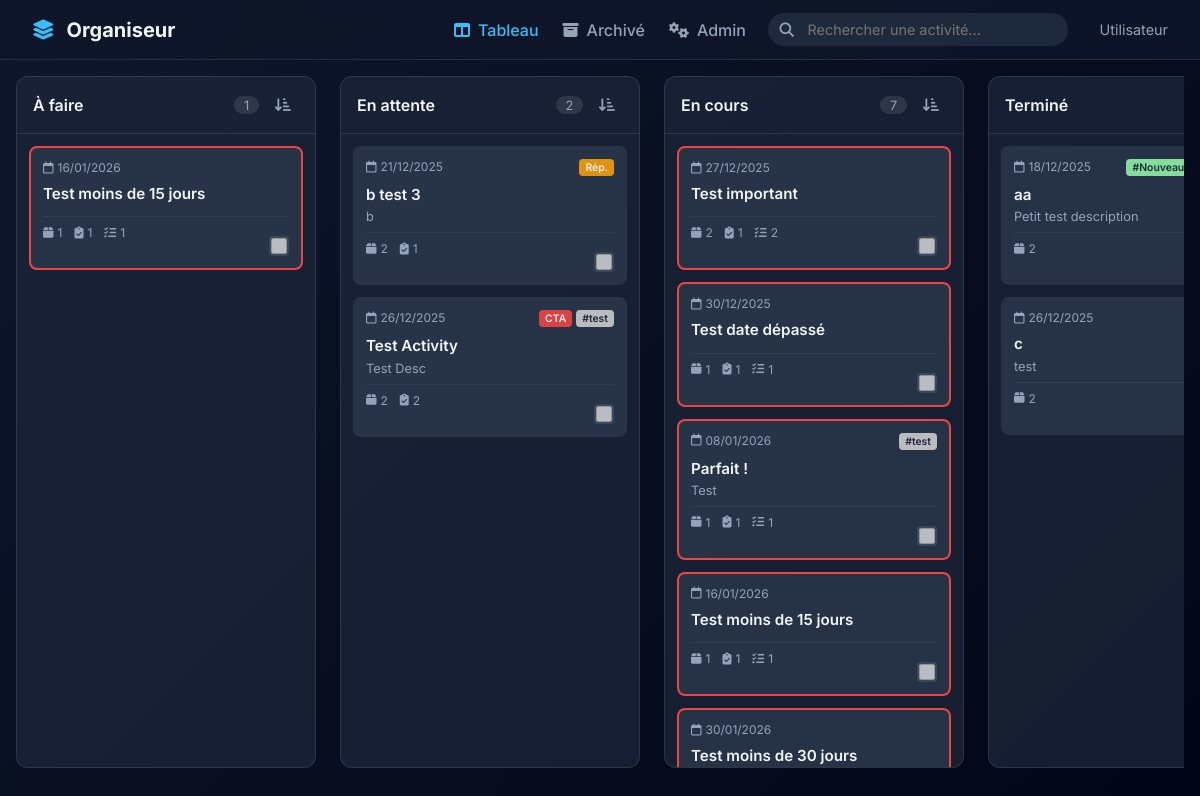
/, run on an earlier commit of the app's database.
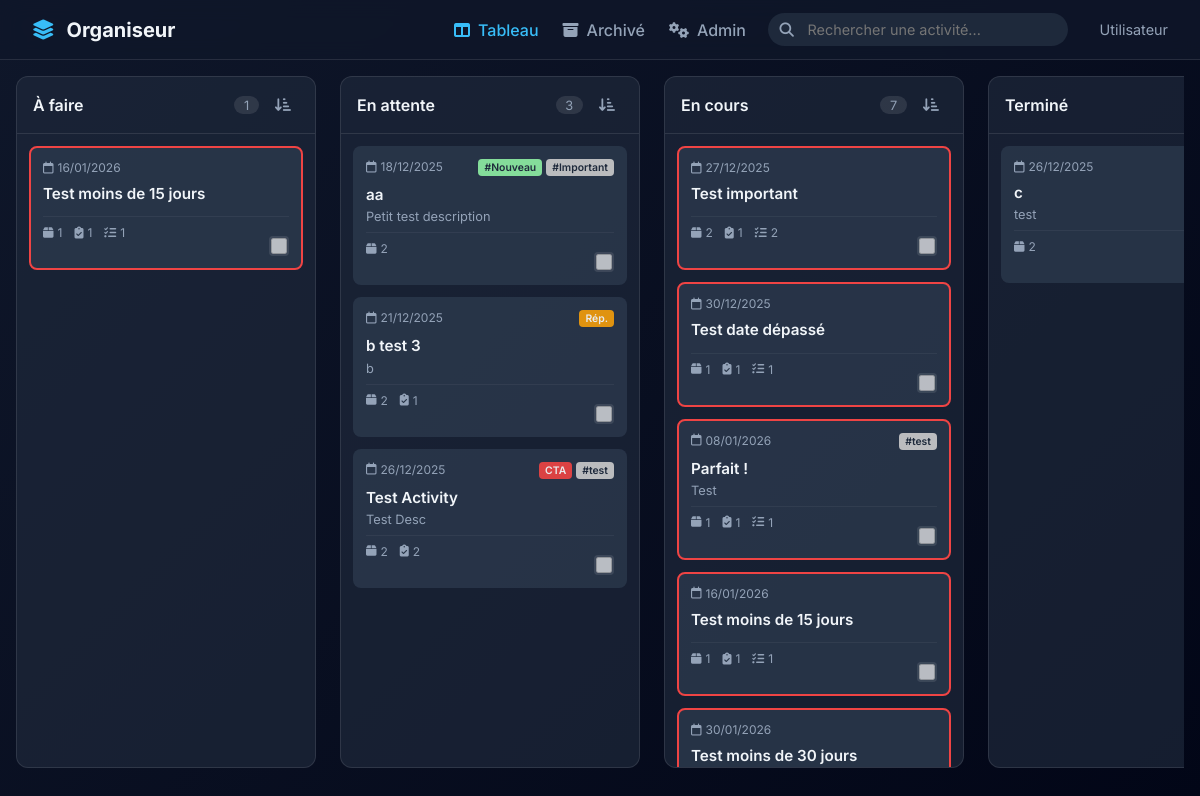
And on a later commit of the database.
### web/kanban/models.py (models this page shows, shortened)
class KanbanColumn(models.Model):
    name = models.CharField(max_length=255, unique=True, blank=True, null=True)
    order_index = models.IntegerField(default=0)
    class Meta:
        managed = False
        db_table = 'kanban_columns'
        verbose_name = "Colonne"
        verbose_name_plural = "Colonnes"
        ordering = ['order_index']

class Activity(models.Model):
    name = models.CharField(max_length=255, blank=True, null=True)
    date = models.DateField()
    description = models.TextField(blank=True, null=True)
    column = models.ForeignKey(KanbanColumn, on_delete=models.SET_NULL, blank=True, null=True, related_name='activities')
    tags = models.ManyToManyField(Tag, db_table='activity_tags', blank=True)
    class Meta:
        managed = False
        db_table = 'activities'
        verbose_name = "Activité"
        verbose_name_plural = "Activités"
        ordering = ['date']
    @property
    def urgency_class(self):
        from datetime import date, timedelta
        if not self.date:
            return ""
        today = date.today()
        if self.date < today:
            return "border-red"
        if self.date <= today + timedelta(days=15):
            return "border-orange"
        if self.date <= today + timedelta(days=30):
            return "border-yellow"
        return ""

class Scelle(models.Model):
    name = models.CharField(max_length=255, blank=True, null=True)
    info = models.TextField(blank=True, null=True)
    activity = models.ForeignKey(Activity, on_delete=models.CASCADE, blank=True, null=True, related_name='scelles')
    cta_validated = models.BooleanField(default=False)
    reparations_validated = models.BooleanField(default=False)
    reparations_details = models.TextField(blank=True, null=True)
    important_info = models.TextField(blank=True, null=True)
    tags = models.ManyToManyField(Tag, db_table='scelle_tags', blank=True)
    class Meta:
        managed = False
        db_table = 'scelles'
        verbose_name = "Scellé"
        verbose_name_plural = "Scellés"

class Tag(models.Model):
    name = models.CharField(max_length=255, unique=True, blank=True, null=True)
    color = models.CharField(max_length=20, default="#CCCCCC")
    class Meta:
        managed = False
        db_table = 'tags'
        verbose_name = "Tag"
        verbose_name_plural = "Tags"

### web/kanban/views.py (the view)
# urls.py: path('', views.board, name='board'),
def board(request):
    columns = KanbanColumn.objects.exclude(name='Archivé').order_by('order_index')
    columns_data = []
    for col in columns:
        if col.name == "Traitements":
            activities = Activity.objects.filter(
                Q(column=col) |
                (
                    Q(column__name="En cours") &
                    Q(scelles__traitements__done=False) &
                    Q(scelles__cta_validated=False) &
                    Q(scelles__reparations_validated=False)
                )
            ).prefetch_related('tags', 'scelles').distinct().annotate(
                pending_traitements=Count('scelles__traitements', filter=Q(scelles__traitements__done=False)),
                pending_taches=Count('scelles__taches', filter=Q(scelles__taches__done=False)),
                has_cta=Exists(Scelle.objects.filter(activity=OuterRef('pk'), cta_validated=True)),
                has_reparations=Exists(Scelle.objects.filter(activity=OuterRef('pk'), reparations_validated=True))
            ).order_by('date')
        elif col.name == "Tâches":
            activities = Activity.objects.filter(
                Q(column=col) |
                (
                    Q(column__name="En cours") &
                    Q(scelles__taches__done=False) &
                    Q(scelles__cta_validated=False) &
                    Q(scelles__reparations_validated=False)
                )
            ).prefetch_related('tags', 'scelles').distinct().annotate(
                pending_traitements=Count('scelles__traitements', filter=Q(scelles__traitements__done=False)),
                pending_taches=Count('scelles__taches', filter=Q(scelles__taches__done=False)),
                has_cta=Exists(Scelle.objects.filter(activity=OuterRef('pk'), cta_validated=True)),
                has_reparations=Exists(Scelle.objects.filter(activity=OuterRef('pk'), reparations_validated=True))
            ).order_by('date')
        elif col.name == "CTA":
            activities = Activity.objects.filter(
                Q(column=col) |
                (Q(column__name="En cours") & Q(scelles__cta_validated=True))
            ).prefetch_related('tags', 'scelles').distinct().annotate(
                pending_traitements=Count('scelles__traitements', filter=Q(scelles__traitements__done=False)),
                pending_taches=Count('scelles__taches', filter=Q(scelles__taches__done=False)),
                has_cta=Exists(Scelle.objects.filter(activity=OuterRef('pk'), cta_validated=True)),
                has_reparations=Exists(Scelle.objects.filter(activity=OuterRef('pk'), reparations_validated=True))
            ).order_by('date')
        elif col.name == "Réparations":
            activities = Activity.objects.filter(
                Q(column=col) |
                (Q(column__name="En cours") & Q(scelles__reparations_validated=True))
            ).prefetch_related('tags', 'scelles').distinct().annotate(
                pending_traitements=Count('scelles__traitements', filter=Q(scelles__traitements__done=False)),
                pending_taches=Count('scelles__taches', filter=Q(scelles__taches__done=False)),
                has_cta=Exists(Scelle.objects.filter(activity=OuterRef('pk'), cta_validated=True)),
                has_reparations=Exists(Scelle.objects.filter(activity=OuterRef('pk'), reparations_validated=True))
            ).order_by('date')
        elif col.name == "En attente":
            activities = Activity.objects.filter(
                Q(column=col) |
                (
                    Q(column__name="En cours") &
                    (Q(scelles__cta_validated=True) | Q(scelles__reparations_validated=True))
                )
            ).prefetch_related('tags', 'scelles').distinct().annotate(
                pending_traitements=Count('scelles__traitements', filter=Q(scelles__traitements__done=False)),
                pending_taches=Count('scelles__taches', filter=Q(scelles__taches__done=False)),
                has_cta=Exists(Scelle.objects.filter(activity=OuterRef('pk'), cta_validated=True)),
                has_reparations=Exists(Scelle.objects.filter(activity=OuterRef('pk'), reparations_validated=True))
            ).order_by('date')
        elif col.name == "En cours":
            activities = Activity.objects.filter(
                (
                    Q(column=col) &
                    ~Q(scelles__cta_validated=True) &
                    ~Q(scelles__reparations_validated=True)
                ) |
                (
                    (Q(scelles__traitements__done=False) | Q(scelles__taches__done=False)) &
                    Q(scelles__cta_validated=False) &
                    Q(scelles__reparations_validated=False) &
                    ~Q(column__name__in=['Terminé', 'Archivé', 'En attente'])
                )
            ).prefetch_related('tags', 'scelles').distinct().annotate(
                pending_traitements=Count('scelles__traitements', filter=Q(scelles__traitements__done=False)),
                pending_taches=Count('scelles__taches', filter=Q(scelles__taches__done=False)),
                has_cta=Exists(Scelle.objects.filter(activity=OuterRef('pk'), cta_validated=True)),
                has_reparations=Exists(Scelle.objects.filter(activity=OuterRef('pk'), reparations_validated=True))
            ).order_by('date')
        else:
            activities = Activity.objects.filter(column=col).prefetch_related('tags', 'scelles').annotate(
                pending_traitements=Count('scelles__traitements', filter=Q(scelles__traitements__done=False)),
                pending_taches=Count('scelles__taches', filter=Q(scelles__taches__done=False)),
                has_cta=Exists(Scelle.objects.filter(activity=OuterRef('pk'), cta_validated=True)),
                has_reparations=Exists(Scelle.objects.filter(activity=OuterRef('pk'), reparations_validated=True))
            ).order_by('date')
        columns_data.append({
            'column': col,
            'activities': activities
        })
    context = {
        'columns_data': columns_data,
        'page_title': "Tableau de Bord"
    }
    return render(request, 'kanban/board.html', context)

### web/kanban/templates/kanban/board.html (shortened to what this page needs)
{% extends 'kanban/base.html' %}
{% block content %}
<div class="board-container">
    {% for col_data in columns_data %}
    <div class="kanban-column" data-id="{{ col_data.column.id }}">
        <div class="column-header">
            <div style="display: flex; justify-content: space-between; align-items: center; width: 100%;">
                <h2>{{ col_data.column.name }}</h2>
                <div style="display: flex; gap: 8px; align-items: center;">
                    <span class="count">{{ col_data.activities|length }}</span>
                    <div class="sort-dropdown">
                        <button class="sort-btn" onclick="toggleSortMenu(this)">
                            <i class="fa-solid fa-arrow-down-short-wide"></i>
                        </button>
                    </div>
                </div>
            </div>
        </div>
        <div class="column-body">
            {% for activity in col_data.activities %}
            {% if col_data.column.name == 'En attente' or col_data.column.name == 'Terminé' or col_data.column.name ==             'CTA' %}
            {% include "kanban/card_snippet.html" with activity=activity hide_urgency=True %}
            {% else %}
            {% include "kanban/card_snippet.html" with activity=activity %}
            {% endif %}
            {% endfor %}
        </div>
    </div>
    {% endfor %}
</div>
{% endblock %}

### web/kanban/templates/kanban/base.html (shortened to what this page needs)
{% load static %}
<!DOCTYPE html>
<html lang="fr">
<head>
    <link rel="stylesheet" href="https://cdnjs.cloudflare.com/ajax/libs/font-awesome/6.4.0/css/all.min.css">
    <link rel="stylesheet" href="{% static 'kanban/css/style.css' %}?v=1.1">
</head>
<body>
    <div class="app-container">
        <header class="main-header">
            <div class="logo">
                <i class="fa-solid fa-layer-group"></i>
                <h1>Organiseur</h1>
            </div>
            <nav class="main-nav">
                <a href="{% url 'kanban:board' %}"
                    class="nav-item {% if request.resolver_match.url_name == 'board' %}active{% endif %}"><i
                        class="fa-solid fa-table-columns"></i> Tableau</a>
                <a href="{% url 'kanban:archives' %}"
                    class="nav-item {% if request.resolver_match.url_name == 'archives' %}active{% endif %}"><i
                        class="fa-solid fa-box-archive"></i> Archivé</a>
                <a href="/admin/" class="nav-item"><i class="fa-solid fa-gears"></i> Admin</a>
            </nav>
            <div class="search-container">
                <input type="text" id="global-search" placeholder="Rechercher une activité...">
            </div>
            <div class="user-profile">
                <span>{{ user.username|default:"Utilisateur" }}</span>
            </div>
        </header>
        <main class="main-content">
            {% block content %}{% endblock %}
        </main>
    </div>
</body>
</html>

### web/kanban/templates/kanban/card_snippet.html (shortened to what this page needs)
<div class="activity-card {% if not hide_urgency %}{{ activity.urgency_class }}{% endif %}" data-id="{{ activity.id }}"
    data-name="{{ activity.name }}" data-date="{{ activity.date|date:'Y-m-d' }}">
    <div class="card-header">
        <span class="date"><i class="fa-regular fa-calendar"></i> {{ activity.date|date:"d/m/Y" }}</span>
        {% if activity.tags.all or activity.has_cta > 0 or activity.has_reparations > 0 %}
        <div class="tags">
            {% if activity.has_cta > 0 %}
            <span class="tag" style="background-color: #ef4444; color: white;">CTA</span>
            {% endif %}
            {% if activity.has_reparations > 0 %}
            <span class="tag" style="background-color: #f59e0b; color: white;">Rép.</span>
            {% endif %}
            {% for tag in activity.tags.all %}
            <span class="tag" style="background-color: {{ tag.color }};">{{ tag.name }}</span>
            {% endfor %}
        </div>
        {% endif %}
    </div>
    <h3 class="card-title">{{ activity.name }}</h3>
    <div class="card-description">
        {{ activity.description|truncatechars:100 }}
    </div>
    <div class="card-stats">
        {% with scelles_count=activity.scelles.count %}
        {% if scelles_count > 0 %}
        <span class="stat" title="Scellés"><i class="fa-solid fa-box"></i> {{ scelles_count }}</span>
        {% endif %}
        {% endwith %}
        {% if activity.pending_traitements > 0 %}
        <span class="stat" title="Traitements restants"><i class="fa-solid fa-clipboard-check"></i> {{ activity.pending_traitements }}</span>
        {% endif %}
        {% if activity.pending_taches > 0 %}
        <span class="stat" title="Tâches restantes"><i class="fa-solid fa-list-check"></i> {{ activity.pending_taches }}</span>
        {% endif %}
    </div>
    <div class="done-checkbox-wrapper" onclick="event.stopPropagation()">
        <input type="checkbox" class="done-checkbox" autocomplete="off"
            onchange="toggleDone(event, {{ activity.id }}, this)" {% if activity.column.name == 'Terminé' %}checked{% endif %} {% if not user.is_superuser %}disabled{% endif %}>
    </div>
</div>

What changed in the data, as far as the page shows it:
changed KanbanColumn "En attente": activities|length "2" → "3"; gains Activity (date "18/12/2025", name "aa", description "Petit test description", scelles.count "2")
changed Activity "aa": gains Tag (name "#Important"); gains Tag (name "#Nouveau", color "#8ff0a4" (drawn)); loses Tag (name "#Nouveau", color "#8ff0a4" (drawn))
changed KanbanColumn "Terminé": loses Activity (date "18/12/2025", name "aa", description "Petit test description", scelles.count "2")
